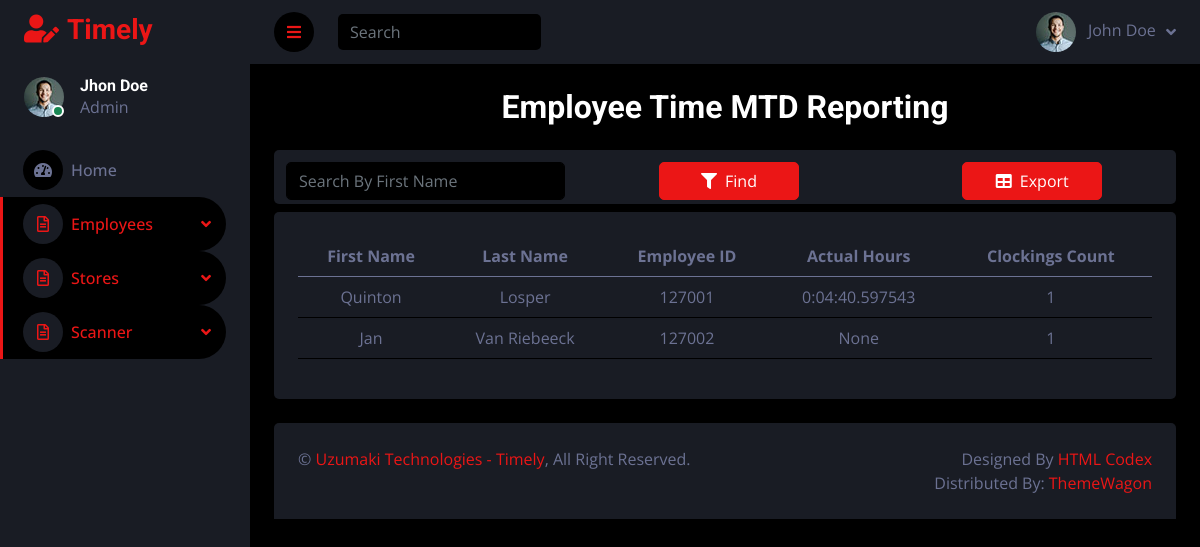
Page /scanner/report/ on the earlier database version.
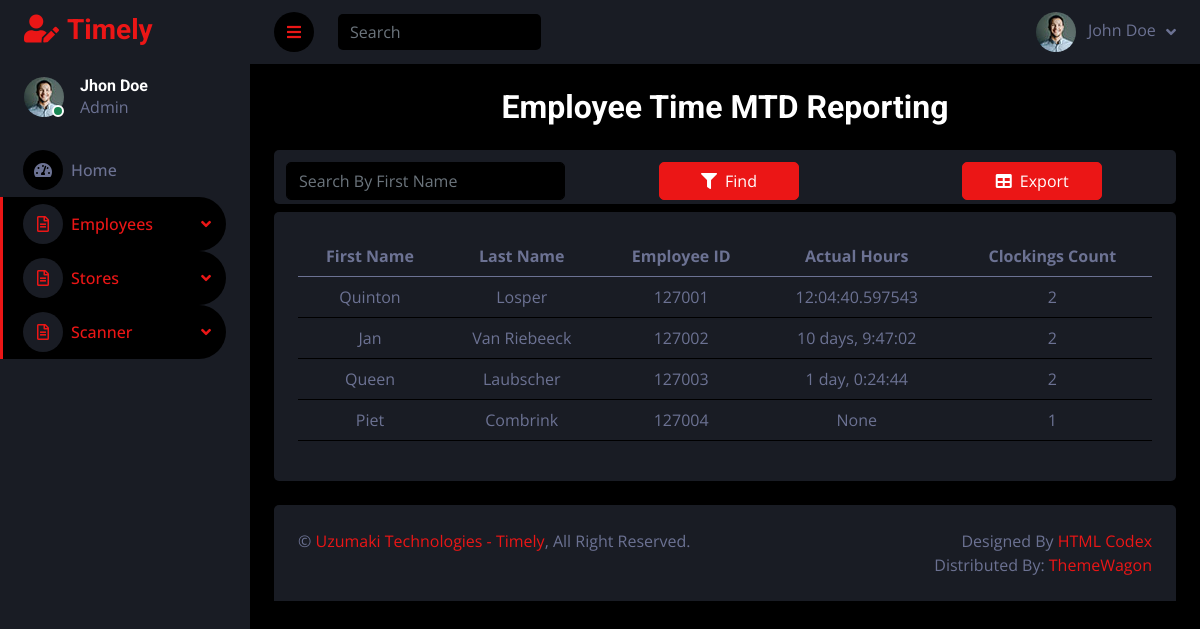
Same page on the later database version.
### employees/models.py (models this page shows, shortened)
class UserModel(models.Model):
    firstName = models.CharField(max_length=100)
    lastName = models.CharField(max_length=100)
    email = models.EmailField(max_length=100)
    employeeID = models.CharField(max_length=20,unique=True)
    date_joined = models.DateField()
    dob = models.DateField()
    job_title = models.CharField(max_length=50)
    address=models.CharField(max_length=200)
    phone_number = PhoneNumberField(blank=False,region="ZA",unique=True)
    emergency_contact = PhoneNumberField(blank=False,region="ZA",unique=True)
    contractHours = models.DecimalField(decimal_places=2,max_digits=100)
    salary = models.DecimalField(decimal_places=2, max_digits=100)
    profileImage = models.ImageField(upload_to='identification/profiles/')
    working_status = models.BooleanField(default=True)
    qr_code = models.ImageField(upload_to='', blank=True)
    created_at = models.DateTimeField(auto_now_add=True)
    updated_at = models.DateTimeField(auto_now=True)
    is_security = models.BooleanField(default=False)

### scanner/views.py (the view)
# urls.py: path('report/', views.report, name="report")
def report(request):
    user_total_hours_per_month = Timesheet.objects.filter(
        enter_date__year=timezone.now().year,
        enter_date__month=timezone.now().month,
    ).values('user__employeeID', 'user__firstName', 'user__lastName').annotate(
        total_hours=Sum('duration'),
        clockings_count=Count('user')
    )
    template_name = "employees/report.html"
    return render(request,template_name,{'user_total_hours_per_month':user_total_hours_per_month})

### employees/templates/employees/report.html (shortened to what this page needs)
{% extends "base.html" %}
{% load static %}
{% block content %}
<h2 class="mb-4">Employee Time MTD Reporting</h2>
    <div class="bg-secondary rounded form-floating mb-2">
        <div class="row p-1">
            <div class="col mt-2 ms-2">
                <input id="inputData"  type="text" class="form-control" placeholder="Search By First Name">
            </div>
            <div class="col mt-2">
                <button id="submitButton" type="button" class="btn btn-primary  w-50"><i class="fa fa-filter me-2"></i>Find</button>
            </div>
                <div class="col mt-2">
                    <form method="post" action="{% url 'employees:export_to_csv' %}">
                    <button id="exportButton" type="submit" class="btn btn-primary  w-50"><i class="fa fa-table me-2"></i>Export</button>
                    </form>
                </div>
        </div>
    </div>
    <div class="">
        <div class="bg-secondary rounded h-100 p-4">
            <table class="table">
                <thead>
                    <tr>
                        <th scope="col">First Name</th>
                        <th scope="col">Last Name</th>
                        <th scope="col">Employee ID</th>
                        <th scope="col">Actual Hours</th>
                        <th scope="col">Clockings Count</th>
                    </tr>
                </thead>
                <tbody>
                    {% for entry in user_total_hours_per_month %}
                    <tr>
                        <td>{{ entry.user__firstName }}</td>
                        <td>{{ entry.user__lastName }}</td>
                        <td>{{ entry.user__employeeID }}</td>
                        <td>{{ entry.total_hours }}</td>
                        <td>{{ entry.clockings_count }}</td>
                    </tr>
                {% endfor %}
                </tbody>
            </table>
        </div>
    </div>
{% endblock %}

Differences in the rows shown:
computed for UserModel "Quinton": total_hours "0:04:40.597543" → "12:04:40.597543"; clockings_count "1" → "2"
computed for UserModel "Jan": total_hours "None" → "10 days, 9:47:02"; clockings_count "1" → "2"
now on this page (row unchanged): UserModel: user__firstName "Queen", user__lastName "Laubscher", user__employeeID "127003", total_hours "1 day, 0:24:44", clockings_count "2"
added UserModel: user__firstName "Piet", user__lastName "Combrink", user__employeeID "127004", total_hours "None", clockings_count "1"
